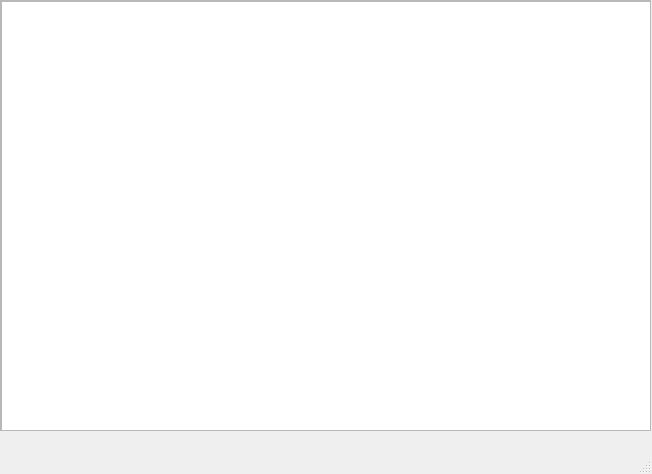
<?xml version="1.0" encoding="UTF-8"?>
<ui version="4.0">
 <class>MainWindow</class>
 <widget class="QMainWindow" name="MainWindow">
  <property name="geometry">
   <rect>
    <x>0</x>
    <y>0</y>
    <width>652</width>
    <height>474</height>
   </rect>
  </property>
  <property name="sizePolicy">
   <sizepolicy hsizetype="Preferred" vsizetype="Preferred">
    <horstretch>0</horstretch>
    <verstretch>0</verstretch>
   </sizepolicy>
  </property>
  <property name="minimumSize">
   <size>
    <width>652</width>
    <height>474</height>
   </size>
  </property>
  <property name="maximumSize">
   <size>
    <width>652</width>
    <height>474</height>
   </size>
  </property>
  <property name="windowTitle">
   <string>MainWindow</string>
  </property>
  <widget class="QWidget" name="centralwidget">
   <widget class="QScrollArea" name="scrollArea">
    <property name="geometry">
     <rect>
      <x>0</x>
      <y>0</y>
      <width>651</width>
      <height>431</height>
     </rect>
    </property>
    <property name="widgetResizable">
     <bool>true</bool>
    </property>
    <widget class="QWidget" name="scrollAreaWidgetContents">
     <property name="geometry">
      <rect>
       <x>0</x>
       <y>0</y>
       <width>649</width>
       <height>429</height>
      </rect>
     </property>
     <widget class="QTableWidget" name="rate_table">
      <property name="geometry">
       <rect>
        <x>0</x>
        <y>0</y>
        <width>651</width>
        <height>431</height>
       </rect>
      </property>
      <property name="sizePolicy">
       <sizepolicy hsizetype="Ignored" vsizetype="Ignored">
        <horstretch>0</horstretch>
        <verstretch>0</verstretch>
       </sizepolicy>
      </property>
     </widget>
    </widget>
   </widget>
  </widget>
  <widget class="QMenuBar" name="menubar">
   <property name="geometry">
    <rect>
     <x>0</x>
     <y>0</y>
     <width>652</width>
     <height>21</height>
    </rect>
   </property>
  </widget>
  <widget class="QStatusBar" name="statusbar"/>
 </widget>
 <resources/>
 <connections/>
</ui>
